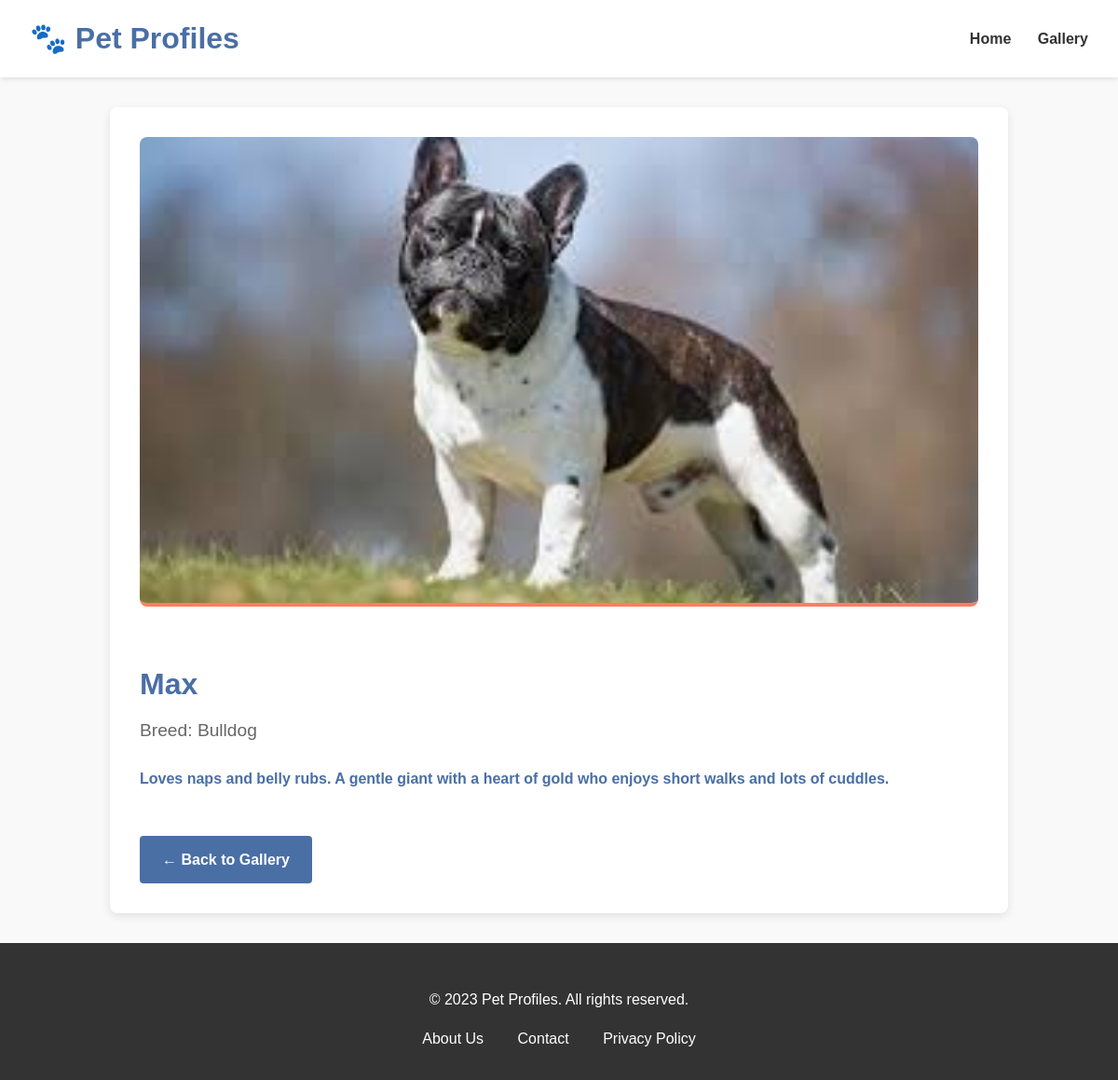
The app's page /frontend/pet-detail.php?id=3 with its own data.
### tables this page shows
CREATE TABLE pets (
    id INT AUTO_INCREMENT PRIMARY KEY,
    name VARCHAR(100) NOT NULL,
    breed VARCHAR(100) NOT NULL,
    story TEXT NOT NULL,
    photo VARCHAR(255),
    created_at TIMESTAMP DEFAULT CURRENT_TIMESTAMP,
    updated_at TIMESTAMP DEFAULT CURRENT_TIMESTAMP ON UPDATE CURRENT_TIMESTAMP
);

### frontend/includes/db.php (called while the page is built, shortened)
<?php
function executeQuery($pdo, $sql, $params = []) {
    try {
        $stmt = $pdo->prepare($sql);
        $stmt->execute($params);
        return $stmt;
    } catch(PDOException $e) {
        error_log("Query execution failed: " . $e->getMessage());
        throw new Exception("Database operation failed");
    }
}
function getPetById($pdo, $id) {
    $sql = "SELECT * FROM pets WHERE id = ?";
    return executeQuery($pdo, $sql, [$id])->fetch();
}
?>

### frontend/pet-detail.php (the view)
<?php
require_once 'includes/db.php';
include 'includes/header.php';
$id = isset($_GET['id']) ? (int)$_GET['id'] : 0;
$pet = getPetById($pdo, $id);
?>
<?php if ($pet): ?>
  <div class="pet-detail">
    <img src="images/<?= htmlspecialchars($pet['photo']) ?>" alt="<?= htmlspecialchars($pet['name']) ?>">
    <h2><?= htmlspecialchars($pet['name']) ?></h2>
    <h4>Breed: <?= htmlspecialchars($pet['breed']) ?></h4>
    <p><?= nl2br(htmlspecialchars($pet['story'])) ?></p>
    <a href="gallery.php">← Back to Gallery</a>
  </div>
<?php else: ?>
  <p>Sorry, pet not found.</p>
<?php endif; ?>
<?php include 'includes/footer.php'; ?>

### frontend/css/style.css (style rules this page uses)
body { font-family: 'Arial', sans-serif; line-height: 1.6; color: #333; margin: 0; padding: 0; background-color: #f9f9f9; }
a { text-decoration: none; color: #4a6fa5; }
.pet-detail { max-width: 900px; margin: 2rem auto; padding: 2rem; background: white; border-radius: 8px; box-shadow: 0 3px 10px rgba(0,0,0,0.1); }
.pet-detail img { width: 100%; max-height: 500px; object-fit: cover; border-radius: 8px; margin-bottom: 1.5rem; border-bottom: 4px solid #ff7e5f; }
.pet-detail h2 { color: #4a6fa5; margin-bottom: 0.5rem; font-size: 2rem; }
.pet-detail h4 { color: #666; margin-top: 0; margin-bottom: 1.5rem; font-weight: normal; font-size: 1.2rem; }
.pet-detail p { margin-bottom: 1rem; line-height: 1.6; }
.pet-detail p:first-of-type { font-weight: bold; color: #4a6fa5; }
.pet-detail a { display: inline-block; margin-top: 2rem; padding: 0.8rem 1.5rem; background-color: #4a6fa5; color: white; border-radius: 4px; font-weight: 600; transition: background-color 0.3s; }

### records on screen
pets: photo (picture), name "Max", breed "Bulldog", story "Loves naps and belly rubs. A gentle giant with a heart of gold who enjoys short walks and lots of cuddles."
